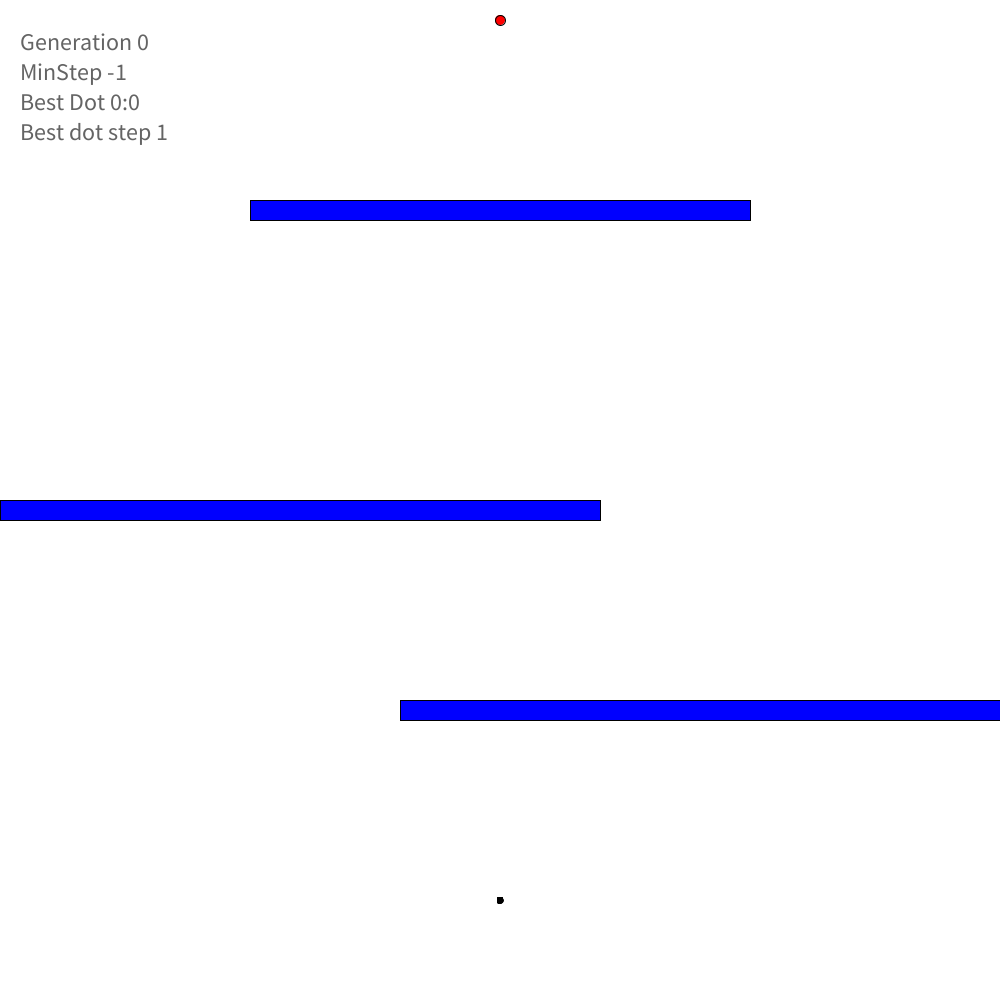
Frame 1 (no input)
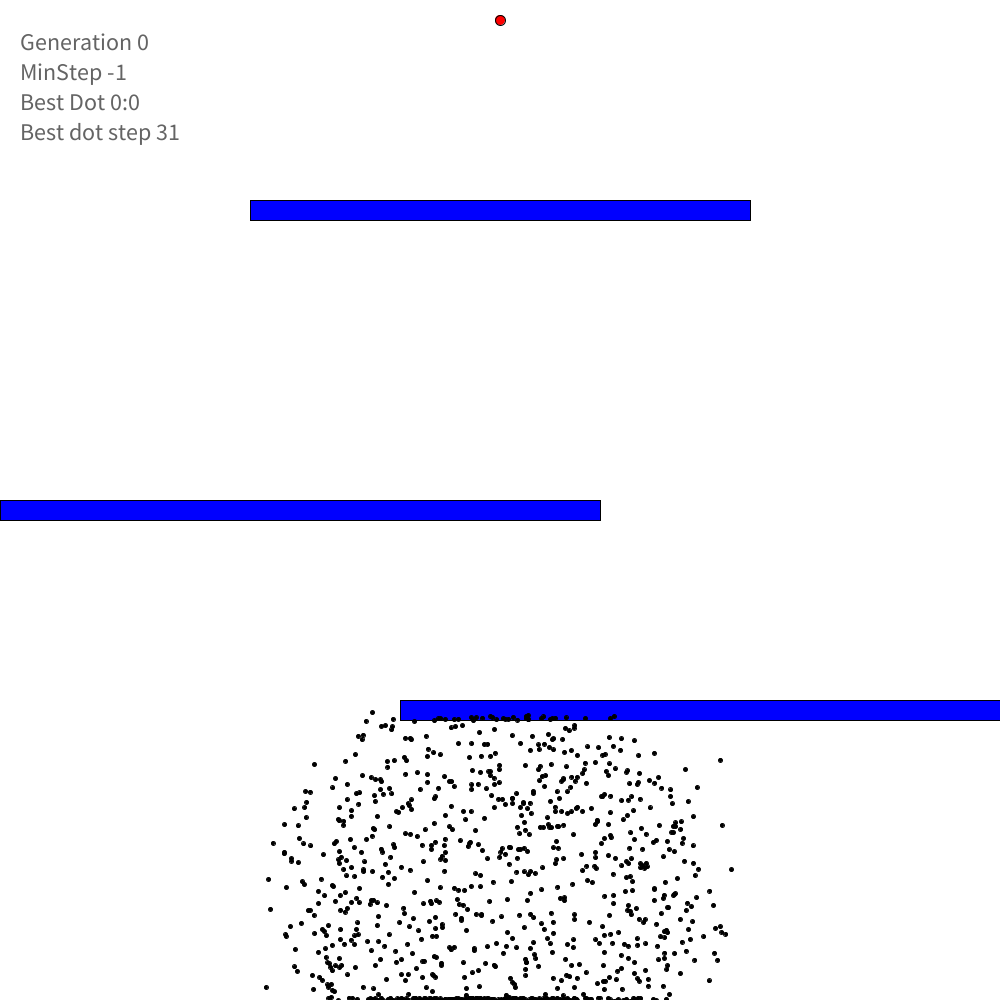
Frame 60 (the mouse pressed at the canvas centre just before this capture)
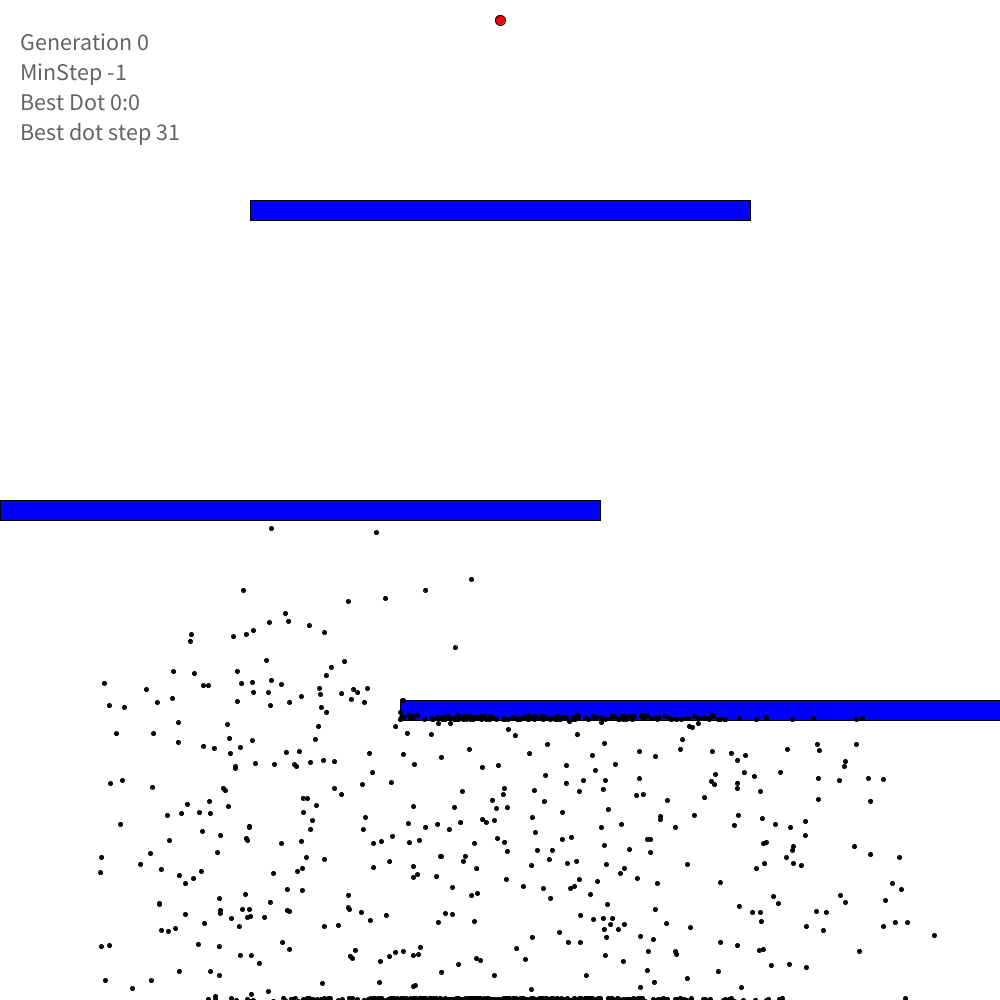
Frame 120 (the mouse held since frame 60 and released just before this capture)

The Processing sketch that drew these frames (run headless with seeded random() and noise(); from frame 60 on, the mouse is pressed at the canvas centre):

// Processing sketch: dots_ai
// ── dots_ai.pde
Population population;
Obstacle[] obstacles;
Goal goal;
boolean showAll = true;

void setup() {
  size(1000, 1000);
  population = new Population(1000);
  goal = new Goal(width/2, 20);
  obstacles = new Obstacle[3];
  obstacles[0]= new Obstacle(0, 500, 600, 20);
  obstacles[1]= new Obstacle(400, 700, 600, 20);
  obstacles[2]= new Obstacle(250, 200, 500, 20);
}

void draw() {
  background(255);
  goal.show();

  for (int i=0; i<obstacles.length; i++) {
    obstacles[i].show();
  }
  if (population.extinct()) {
    population.computeFitness();
    population.createNextGeneration();
    population.mutateNextGeneration();
  } else {
    population.move();
    population.show();
  }

  fill(100);
  textSize(24);
  text("Generation "+ population.gen, 20, 50);
  text("MinStep "+ (population.minStep > 1000 ? -1 : population.minStep), 20, 80);
  text("Best Dot " + population.bestDot.id, 20, 110);
  text("Best dot step " + population.bestDot.brain.step ,20,140);
  
  get(0,0,width,height).save("snap-" + System.nanoTime());
}

void mouseClicked(){
  showAll = !showAll;
}

// ── Brain.pde
class Brain {

  PVector[] directions;
  int step = 0;

  Brain(int size) {
    directions = randomDirections(size);
  }

  PVector[] randomDirections(int size) {

    PVector[] directions = new PVector[size];
    for (int i=0; i<size; i++) 
      directions[i] = PVector.fromAngle(random(2*PI));

    return directions;
  }

  Brain clone() {
    Brain clone = new Brain(directions.length);
    for (int i = 0; i < directions.length; i++) {
      clone.directions[i] = directions[i].copy();
    }

    return clone;
  }

  void mutate() {
    float mutationRate = 0.01;
    for (int i=0; i<directions.length; i++) {
      float rand = random(1);
      if (rand < mutationRate) {
        directions[i] = PVector.fromAngle(random(2*PI));
      }
    }
  }
}

// ── Dot.pde
class Dot {

  PVector pos;
  PVector vel;
  PVector acc;
  Brain brain;
  String id;

  boolean alive = true;

  boolean reachedGoal = false;

  float fitness;
  boolean isBest = false;
  
  Dot(int gen, int index) {
    this.id = String.format("%d:%d", gen, index);
    pos = new PVector(width/2, height - 100);
    vel = new PVector(0, 0);
    brain = new Brain(1000);
  }

  void show() {

    if (!isBest) {
      fill(0);
      ellipse(pos.x, pos.y, 4, 4);
    } else {
      fill(0, 255, 0);
      ellipse(pos.x, pos.y, 8, 8);
    }
  }

  void move() {

    if (brain.step < brain.directions.length) {
      acc = brain.directions[brain.step++];
    }

    vel.add(acc);
    vel.limit(5);
    pos.add(vel);
  }

  void update() {

    if (alive && !reachedGoal) {
      move();
    }

    if (pos.x < 2 || pos.x > width -2 || pos.y < 2 || pos.y > height -2) {
      alive = false;
    } else if (dist(pos.x, pos.y, goal.pos.x, goal.pos.y) < 5) {
      reachedGoal = true;
    } else if (collided()) {
      alive = false;
    }
  }

  void computeFitness() {

    if (reachedGoal) {//if the dot reached the goal then the fitness is based on the amount of steps it took to get there
      fitness = 1.0/16.0 + 10000.0/(float)(brain.step * brain.step);
    } else {//if the dot didn't reach the goal then the fitness is based on how close it is to the goal
      float distanceToGoal = dist(pos.x, pos.y, goal.pos.x, goal.pos.y);
      fitness = 1.0/(distanceToGoal * distanceToGoal);
    }
  }

  Dot getChild(int gen, int index) {
    Dot child = new Dot(gen, index);
    child.brain = this.brain.clone();
    return child;
  }

  boolean collided() {
    boolean result = false;
    for (int i=0; i<obstacles.length; i++) {
      Obstacle obstacle = obstacles[i];
      if(pos.x > obstacle.pos.x && pos.x < (obstacle.pos.x + obstacle.length)){
        if(pos.y > obstacle.pos.y && pos.y < (obstacle.pos.y + obstacle.height)){
          result = true;
          break;
        }
      }
    }
    return result;
  }
}

// ── Goal.pde
class Goal{
  PVector pos;
  
  Goal(int x, int y){
    
    pos = new PVector(x,y);
  
  }
  void show(){
    fill(255,0,0);
    ellipse(pos.x,pos.y,10,10);
  }

}

// ── Obstacle.pde
class Obstacle{
  PVector pos;
  float length;
  int height;
  
  Obstacle(float x, float y, float length , int height){
    pos = new PVector(x,y);
    this.length = length;
    this.height = height;
  }
  
  void show(){
    fill(0,0,255);
    rect(pos.x,pos.y,length,height);
  }

}

// ── Population.pde
class Population {  //<>//
  Dot[] dots; 
  float fitnessSum;
  Dot bestDot;
  int minStep = Integer.MAX_VALUE;
  int gen = 0;

  Population (int size) {
    dots = new Dot[size];
    for (int i = 0; i< size; i++)
      dots[i] = new Dot(gen, i);
    bestDot = dots[0];
  }

  void show() {
    for (int i=0; i<dots.length; i++)
      if (dots[i].isBest || showAll)
        dots[i].show();
  }

  void move() {

    for (int i=0; i<dots.length; i++) {
      if (dots[i].brain.step > minStep) {
        dots[i].alive = false;
      }
      dots[i].update();
    }
  }

  boolean extinct() {
    for (int i=0; i<dots.length; i++)
      if (dots[i].alive && !dots[i].reachedGoal)
        return false;
    return true;
  }

  void computeFitness() {
    float max = 0;

    for (int i=0; i<dots.length; i++) {
      dots[i].computeFitness();
      fitnessSum += dots[i].fitness;
      if (dots[i].fitness > max) {
        max = dots[i].fitness;
        bestDot = dots[i];
      }
    }

    if (bestDot.reachedGoal && minStep > bestDot.brain.step) {
      minStep = bestDot.brain.step;
    }
  }

  void createNextGeneration() {
    gen++;

    for (int i=1; i<dots.length; i++) {
      dots[i] = selectParent().getChild(gen, i);
    }

    dots[0] = bestDot.getChild(0, 0);
    dots[0].id = bestDot.id;
    dots[0].isBest = true;
  }

  Dot selectParent() {
    float rand = random(fitnessSum);


    float runningSum = 0;

    for (int i = 0; i< dots.length; i++) {
      runningSum+= dots[i].fitness;
      if (runningSum > rand) {
        return dots[i];
      }
    }

    rand = random(dots.length);
    int sum = 0;
    for (int i=0; i< dots.length; i++) {
      sum+=i;
      if (sum > rand) {
        return dots[i];
      }
    }


    return null;
  }

  void mutateNextGeneration() {
    for (int i=1; i<dots.length; i++)
      dots[i].brain.mutate();
  }
}
